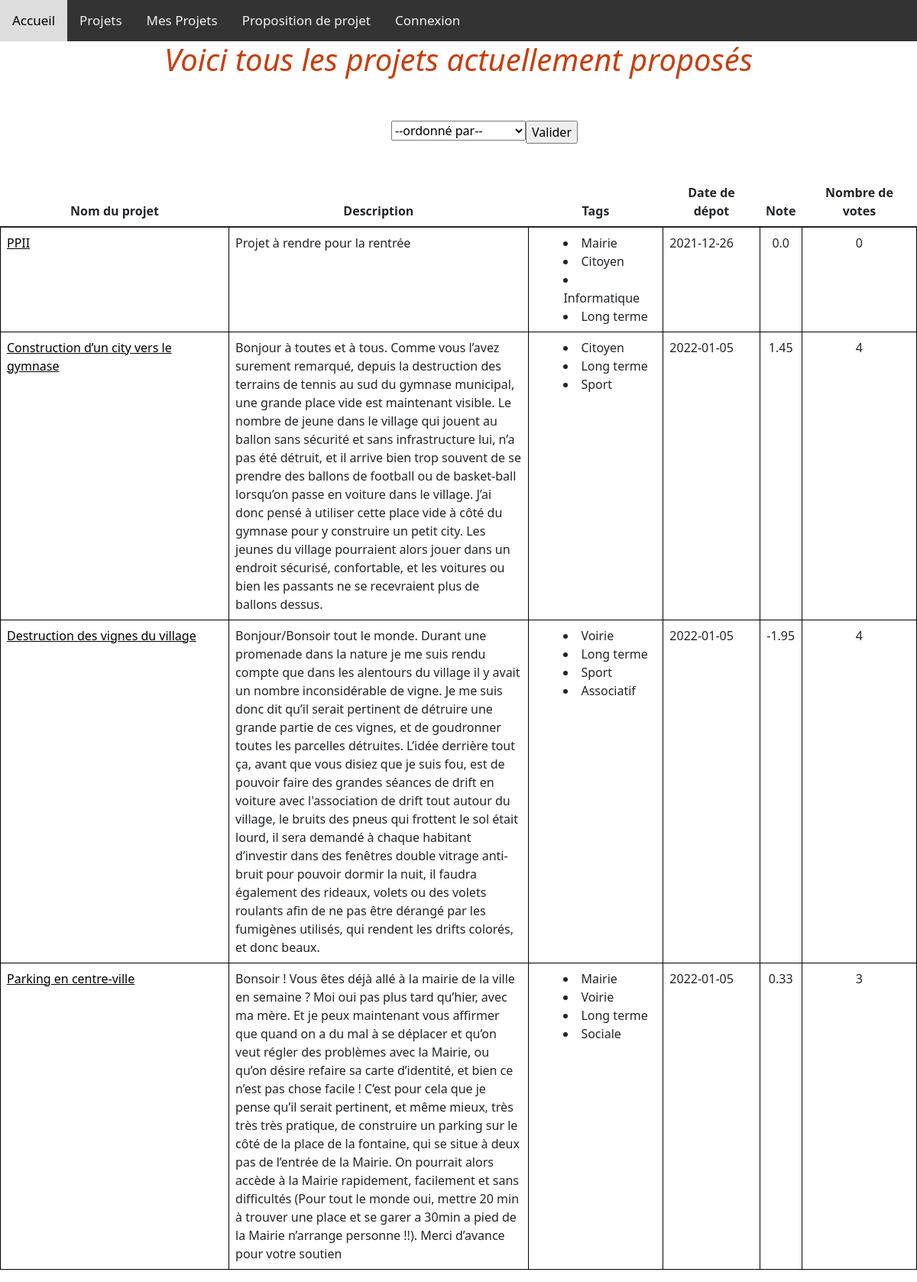
Page /projets (signed in) on the committed database.
### tables this page shows
CREATE TABLE projet
(
  projet_id INTEGER PRIMARY KEY NOT NULL,
  nom VARCHAR(100) NOT NULL,
  description VARCHAR(100000) NOT NULL,
  tag_1 INTEGER,
  tag_2 INTEGER,
  tag_3 INTEGER,
  tag_4 INTEGER,
  tag_5 INTEGER,
  createur_id INTEGER NOT NULL,
  date_de_debut DATE NOT NULL,
  statut INTEGER NOT NULL,
  note_id INTEGER,
  FOREIGN KEY (note_id) REFERENCES note(note_id),
  FOREIGN KEY (tag_1) REFERENCES tag(tag_id), 
  FOREIGN KEY (tag_2) REFERENCES tag(tag_id),
  FOREIGN KEY (tag_3) REFERENCES tag(tag_id),
  FOREIGN KEY (tag_4) REFERENCES tag(tag_id),
  FOREIGN KEY (tag_5) REFERENCES tag(tag_id),  
  FOREIGN KEY (createur_id) REFERENCES utilisateur(utilisateur_id)
);

CREATE TABLE tag
(
  tag_id INTEGER NOT NULL PRIMARY KEY,
  nom VARCHAR(100) NOT NULL
);

CREATE TABLE note
(
  note_id INTEGER NOT NULL PRIMARY KEY,
  valeur REAL NOT NULL
);

### app.py (the view, shortened to what this page needs)
@app.route("/projets", methods = ["GET", "POST"])
def projets():
    if not session.get("id"): #vérifie que le visiteur est connecté
        return redirect("/connexion")
    db = get_db()
    c = db.cursor()
    p_id = c.execute("SELECT projet_id FROM projet WHERE statut = 0").fetchall()
    if not request.form.get("type_tri"): # si aucun tri n'est mis, on affiche dans l'ordre d'indice de projet
        liste_tri =[]
        for element in p_id:
            liste_tri.append(element[0])
    projet = []
    note = []
    nb_vote_totaux = []
    for element in liste_tri: # affichage selon le tri choisis précédemment
        c.execute("SELECT * FROM projet WHERE statut = 0 and projet_id = "+str(element))
        projet.append(c.fetchall()[0])
        c.execute("SELECT COUNT(*) FROM vote JOIN projet ON vote.projet_id = projet.projet_id WHERE projet.projet_id = "+str(element))
        nb_vote = c.fetchall()[0][0]
        if type(nb_vote) != int: #si le projet n'a pas de vote alors on lui assigne un compteur de 0
            nb_vote_totaux.append(0)
        else:
            nb_vote_totaux.append(nb_vote)
        c.execute("SELECT valeur FROM note JOIN projet ON projet.note_id = note.note_id WHERE projet.statut = 0 and projet.projet_id = "+str(element))
        note.append(c.fetchall()[0][0])
    tags = []
    taille = [k for k in range (0,len(projet))]
    for proj in projet: # récupération des tags
        tag = []
        for k in range (3,8):
            pas = proj[k]
            if pas != None:
                t = c.execute("SELECT tag.nom FROM tag JOIN projet ON tag.tag_id =" + str(pas) + " where tag.tag_id is not null").fetchall()
                tag.append(t[0][0])
        tags.append(tag)
    return render_template("projets.html",projet = projet, N=taille, nom = session["nom"], prenom = session["prenom"], tags=tags, note = note, nmb_vote = nb_vote_totaux)

### app.py (called while the page is built)
def get_db():
    db = getattr(g, '_database', None)
    if db is None:
        db = g._database = sqlite3.connect(DATABASE)
    return db

@app.teardown_appcontext
def close_connection(exception):
    db = getattr(g, '_database', None)
    if db is not None:
        db.close()

### templates/projets.html (shortened to what this page needs)
{% extends "layout.html" %}
{% block body %}
<h1>
    Voici tous les projets actuellement proposés
</h1>
<br/><br>
<form action="/projets" method = "POST">
    <select name="type_tri">
        <option disabled selected value="">--ordonné par--</option>
    </select>
    <input type="submit" value="Valider">
</form>
<br/><br>
<table class="table">
    <thead>
        <tr>
            <th scope="col">Nom du projet</th>
            <th scope="col">Description</th>
            <th scope="col">Tags</th>
            <th scope="col">Date de dépot</th>
            <th scope="col">Note</th>
            <th scope="col">Nombre de votes</th>
        </tr>
    </thead>
    <tbody>
    {% for k in N %}
        <tr>
            <td>
                <a href="projet/{{projet[k][0]}}" title="{{projet[k][1]}}">{{projet[k][1]}}</a>
            </td>
            <td class="header">
                {{projet[k][2]}}
            </td>
            <td>
                {% for t in tags[k]  %}
                    <li>
                        {{t}}
                    </li>
                {% endfor %}
            </td>
            <td>
                {{projet[k][9]}}
            </td>
            <td class="nombre">
                {{note[k]}}
            </td>
            <td class="nombre">
                {{nmb_vote[k]}}
            </td>
        </tr>
    {% endfor %}
    </tbody>
</table>
{% endblock %}

### rows in the picture
projet: nom "PPII", description "Projet à rendre pour la rentrée", date_de_debut "2021-12-26"
tag: nom "Mairie"
tag: nom "Citoyen"
tag: nom "Informatique"
tag: nom "Long terme"
note: valeur "0.0"
projet: nom "Construction d’un city vers le gymnase", description "Bonjour à toutes et à tous. Comme vous l’avez surement remarqué, depuis la destruction des terrains de tennis au sud du gymnase municipal, une grande place vide est maintenant visible. Le nombre de jeune dans le village qui jouent au ballon sans sécurité et sans infrastructure lui, n’a pas été détruit, et il arrive bien trop souvent de se prendre des ballons de football ou de basket-ball lorsqu’on passe en voiture dans le village. J’ai donc pensé à utiliser cette place vide à côté du gymnase pour y construire un petit city. Les jeunes du village pourraient alors jouer dans un endroit sécurisé, confortable, et les voitures ou bien les passants ne se recevraient plus de ballons dessus.", date_de_debut "2022-01-05"
tag: nom "Sport"
note: valeur "1.45"
projet: nom "Destruction des vignes du village", description "Bonjour/Bonsoir tout le monde. Durant une promenade dans la nature je me suis rendu compte que dans les alentours du village il y avait un nombre inconsidérable de vigne. Je me suis donc dit qu’il serait pertinent de détruire une grande partie de ces vignes, et de goudronner toutes les parcelles détruites. L’idée derrière tout ça, avant que vous disiez que je suis fou, est de pouvoir faire des grandes séances de drift en voiture avec l'association de drift tout autour du village, le bruits des pneus qui frottent le sol était lourd, il sera demandé à chaque habitant d’investir dans des fenêtres double vitrage anti-bruit pour pouvoir dormir la nuit, il faudra également des rideaux, volets ou…", date_de_debut "2022-01-05"
tag: nom "Voirie"
tag: nom "Associatif"
note: valeur "-1.95"
projet: nom "Parking en centre-ville", description "Bonsoir ! Vous êtes déjà allé à la mairie de la ville en semaine ? Moi oui pas plus tard qu’hier, avec ma mère. Et je peux maintenant vous affirmer que quand on a du mal à se déplacer et qu’on veut régler des problèmes avec la Mairie, ou qu’on désire refaire sa carte d’identité, et bien ce n’est pas chose facile ! C’est pour cela que je pense qu’il serait pertinent, et même mieux, très très très pratique, de construire un parking sur le côté de la place de la fontaine, qui se situe à deux pas de l’entrée de la Mairie. On pourrait alors accède à la Mairie rapidement, facilement et sans difficultés (Pour tout le monde oui, mettre 20 min à trouver une place et se garer a 30min a pied de la…", date_de_debut "2022-01-05"
tag: nom "Sociale"
note: valeur "0.33"

### other values in the picture
{{ nmb_vote[k] }} "0" "4" "4" "3"
